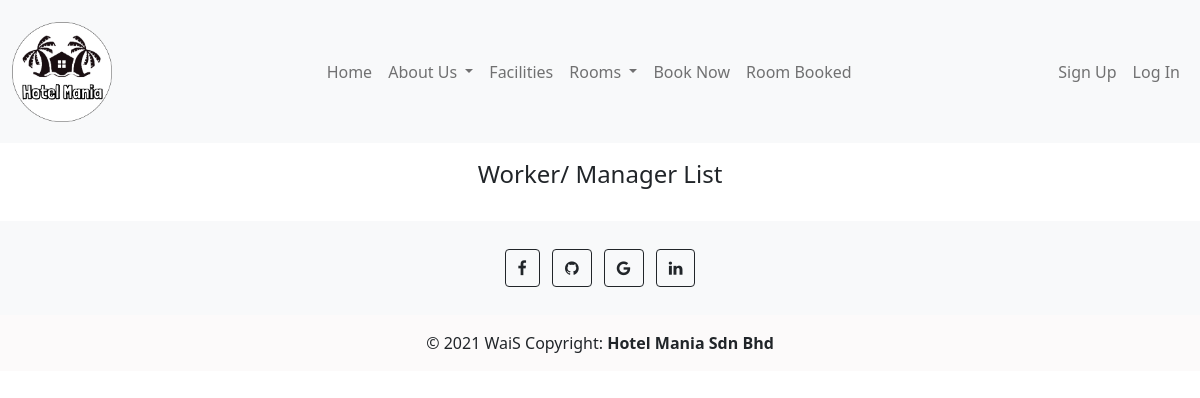
Before: /worker_manager_list.php with the older database file.
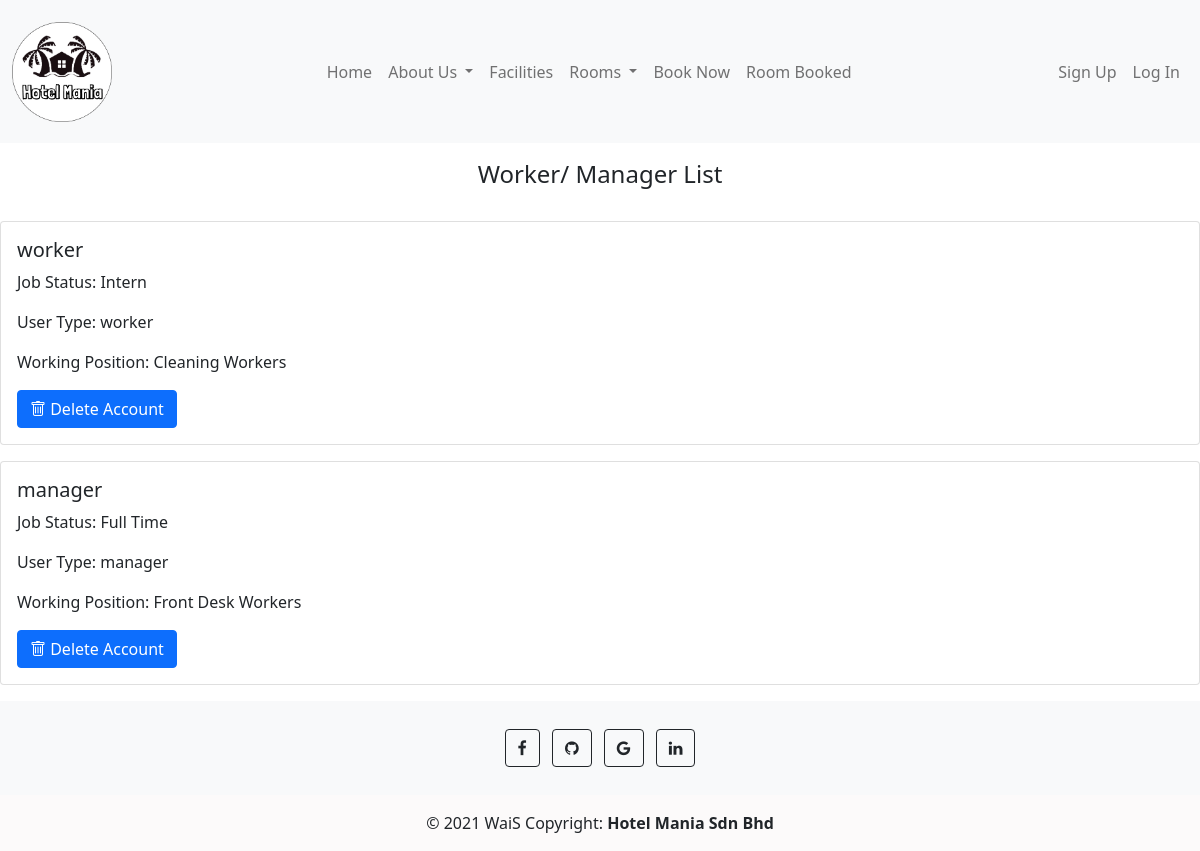
After: the same page with the newer database file.
### tables this page shows
CREATE TABLE `workerdb` (
  `workerId` int(11) NOT NULL,
  `fullName` varchar(144) NOT NULL,
  `jobStatus` enum('Full Time','Part Time','Intern') NOT NULL,
  `userType` enum('worker','customer','manager') NOT NULL,
  `workPosition` enum('Cleaning Workers','Front Desk Workers') NOT NULL,
  `userId` int(11) NOT NULL
);

### backend/config.php (called while the page is built)
<?php
require_once "product_db.php";
$product_db = new product_db();
?>

### backend/product_db.php (called while the page is built, shortened)
<?php
require_once "DBController.php";
class product_db extends DBController{
    function getWorkerInformation()
    {
        $query = "SELECT * FROM workerdb";
        $productResult = $this->getDBResult($query);
        return $productResult;
    }
}
?>

### backend/DBController.php (called while the page is built, shortened)
<?php
class DBController
{
    private $host = "localhost";
    private $user = "root";
    private $password = "";
    private $database = "hotel_mania";
    private static $conn;
    function __construct()
    {
        $this->conn = mysqli_connect($this->host, $this->user, $this->password, $this->database);
    }
    function getDBResult($query, $params = array())
    {
        $sql_statement = $this->conn->prepare($query);
        $sql_statement->execute();
        $result = $sql_statement->get_result();
        if ($result->num_rows > 0) {
            while ($row = $result->fetch_assoc()) {
                $resultset[] = $row;
            }
        }
        if (! empty($resultset)) {
            return $resultset;
        }
    }
}

### worker_manager_list.php (the view, shortened to what this page needs)
<!DOCTYPE html>
<html lang="en">
<?php require_once "backend/config.php"; ?>
<head>
    <link rel="stylesheet" href="css/booking_history.css">
    <link href="https://cdn.jsdelivr.net/npm/bootstrap@5.1.1/dist/css/bootstrap.min.css" rel="stylesheet">
    <link rel="stylesheet" href="  https://printjs-4de6.kxcdn.com/print.min.css">
    <link rel="stylesheet" href="https://cdn.jsdelivr.net/npm/bootstrap-icons@1.6.0/font/bootstrap-icons.css">
</head>
<?php include 'include_php/header.php';?>
<body>
<h4>Worker/ Manager List</h4>
<?php
        $query = "SELECT * FROM workerdb";
        $product_array = $product_db->getWorkerInformation($query);
        if (!empty($product_array)) {
            foreach ($product_array as $key => $value) {
        ?>
<div class="card mb-3" style="max-width: 100em;">
  <div class="row g-0">
      <div class="card-body">
        <h5 class="card-title"><?php echo $product_array[$key]["fullName"]; ?></h5>
        <p class="card-text">Job Status: <?php echo $product_array[$key]["jobStatus"]; ?></p>
        <p class="card-text">User Type: <?php echo $product_array[$key]["userType"]; ?></p>
        <p class="card-text">Working Position: <?php echo $product_array[$key]["workPosition"]; ?></p>
        <a class="btn btn-primary" href="backend/worker_manager_list_backend.php?userId=<?php echo $product_array[$key]["userId"];?>" onClick="return confirm('Are you sure you want to delete?')"><i class="bi bi-trash"></i> Delete Account</a>
      </div>
  </div>
</div>
<?php } }
?>
<?php include 'include_php/footer.php';?>
  </body>
</html>

Changed rows visible on the page:
added workerdb: fullName "worker", jobStatus "Intern", userType "worker", workPosition "Cleaning Workers"
added workerdb: fullName "manager", jobStatus "Full Time", userType "manager", workPosition "Front Desk Workers"
